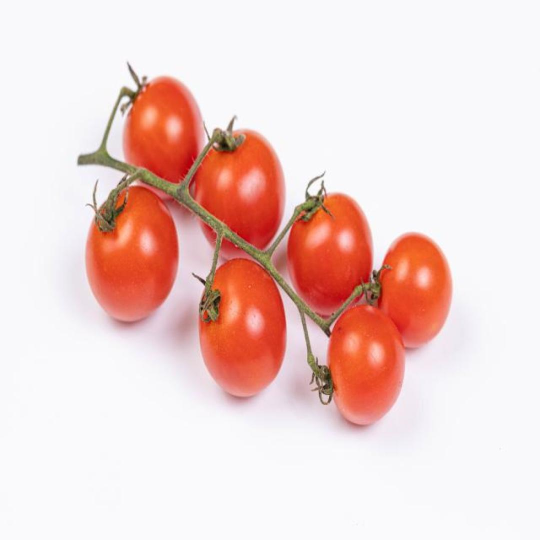
#> input picture dataset tomat/test/images/Tomat-106-_jpg.rf.a909de4efe8c9b8910e4a4a92a1027d0.jpg, 1080 x 1080 px (shown at 1/2 size)
$ python -i utama.py   (imports and definitions only)
#> lines starting #> are read from the running program, lines starting #| are printed output that depends on the picture; after the words box and inside, x2 and y2 are one past the last pixel; in counts of white or black regions, pixels touching at a corner belong together
#> further down, picture is the input picture: shape (1080, 1080, 3); mean B, G, R 207, 211.2, 239.2
import cv2
import numpy as np
import pickle
import time

# ============================================================
# KONFIGURASI
# ============================================================
MODEL_PATH = "model_c45.pkl"
INDEX_KAMERA = 1  # 1 = Kamera Eksternal (USB Webcam), 0 = Kamera Internal Laptop
NAMA_FITUR = ["MERAH", "KUNING", "HIJAU", "PUTIH", "HITAM"]
WARNA_FITUR_BGR = [
    (0, 0, 255),       # merah
    (0, 255, 255),     # kuning
    (0, 255, 0),       # hijau
    (255, 255, 255),   # putih
    (60, 60, 60)       # hitam
]
MAX_LANGKAH_TAMPIL = 7   # batasi langkah decision tree yang ditampilkan

# ============================================================
# EKSTRAKSI FITUR WARNA
# ============================================================
def ekstrak_fitur_frame(img):
    hsv = cv2.cvtColor(img, cv2.COLOR_BGR2HSV)
#> hsv: shape (1080, 1080, 3); mean H, S, V 97.2, 41.9, 240.7
    total_pixel = hsv.shape[0] * hsv.shape[1]
#> total_pixel = 1166400

    # Mask untuk masing-masing warna
    merah1 = cv2.inRange(hsv, np.array([0, 50, 50]), np.array([10, 255, 255]))
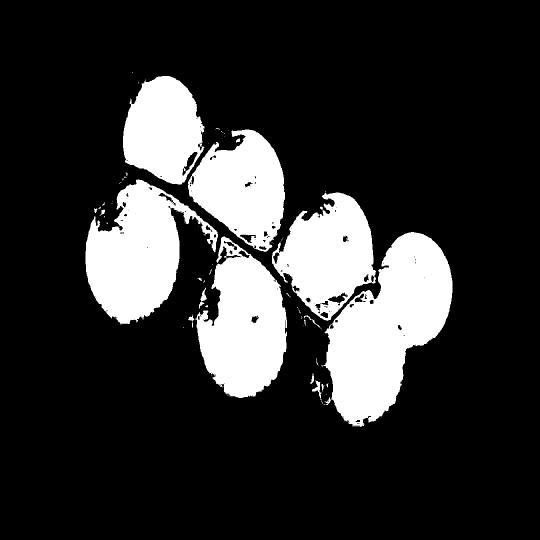
#> merah1: shape (1080, 1080) (shown at 1/2 size); 19.1% white; 88 white regions (70 under 20 px), largest, box (x1, y1, x2, y2) and area: (642, 464, 905, 854) 56218, (171, 359, 436, 649) 40214, (391, 473, 574, 796) 38130
    merah2 = cv2.inRange(hsv, np.array([170, 50, 50]), np.array([180, 255, 255]))
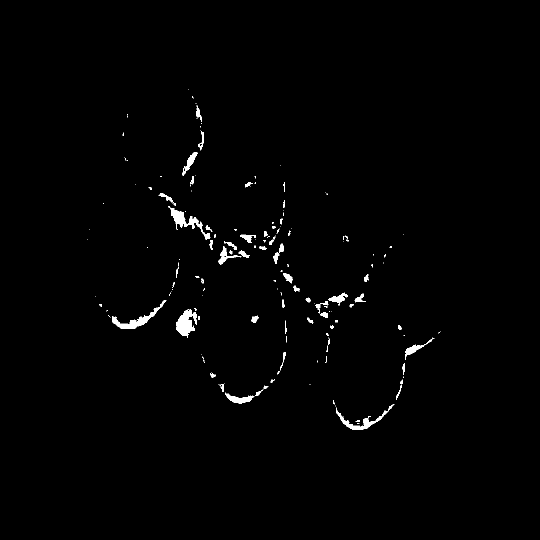
#> merah2: shape (1080, 1080) (shown at 1/2 size); 0.99% white; 177 white regions (110 under 20 px), largest, box (x1, y1, x2, y2) and area: (352, 618, 394, 675) 1384, (224, 600, 333, 658) 1202, (337, 412, 421, 480) 1184
    mask_merah = cv2.bitwise_or(merah1, merah2)
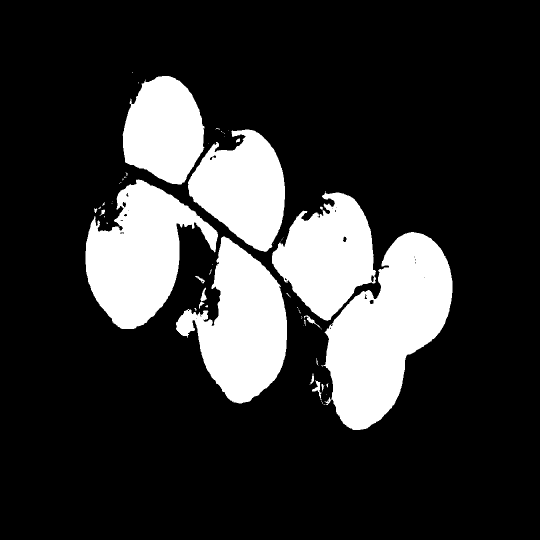
#> mask_merah: shape (1080, 1080) (shown at 1/2 size); 20.1% white; 64 white regions (46 under 20 px), largest, box (x1, y1, x2, y2) and area: (642, 464, 905, 860) 58292, (171, 359, 436, 658) 43104, (352, 473, 574, 807) 41588

    mask_kuning = cv2.inRange(hsv, np.array([20, 50, 50]), np.array([30, 255, 255]))
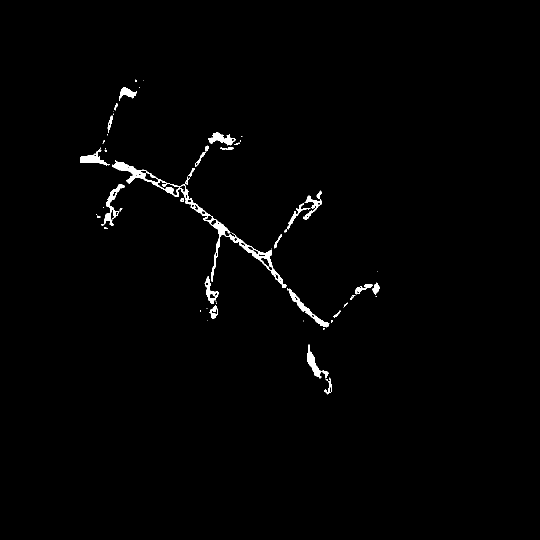
#> mask_kuning: shape (1080, 1080) (shown at 1/2 size); 1.1% white; 62 white regions (33 under 20 px), largest, box (x1, y1, x2, y2) and area: (224, 321, 573, 576) 4652, (574, 577, 659, 655) 926, (203, 368, 249, 452) 879
    mask_hijau  = cv2.inRange(hsv, np.array([40, 50, 50]), np.array([70, 255, 255]))
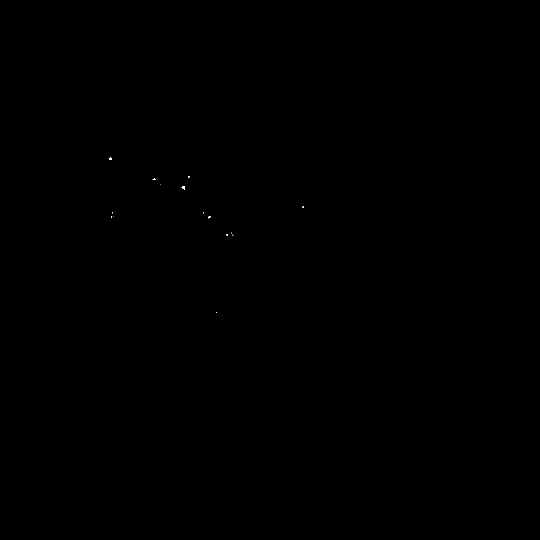
#> mask_hijau: shape (1080, 1080) (shown at 1/2 size); 0.01% white in thin lines or dots, all inside (x1, y1, x2, y2) = (218, 314, 608, 626)
    mask_putih  = cv2.inRange(hsv, np.array([0, 0, 200]), np.array([180, 30, 255]))
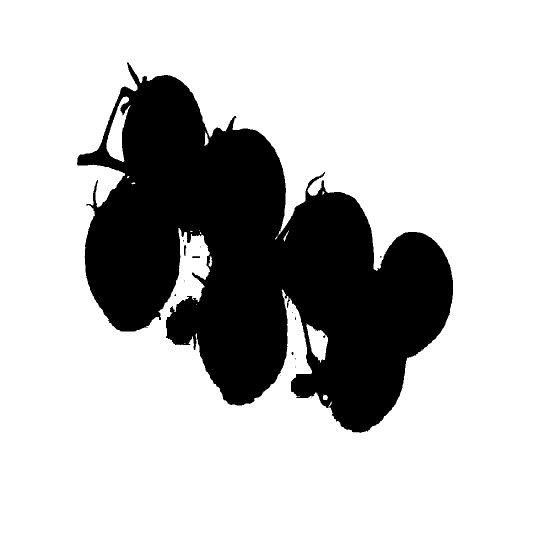
#> mask_putih: shape (1080, 1080) (shown at 1/2 size); 75.8% white; 16 black regions (13 under 20 px), largest, box (x1, y1, x2, y2) and area: (154, 124, 906, 866) 281701, (368, 490, 373, 512) 68, (384, 512, 400, 516) 54
    mask_hitam  = cv2.inRange(hsv, np.array([0, 0, 0]), np.array([180, 255, 30]))
#> mask_hitam: shape (1080, 1080); 0% white; 8 white regions (7 under 20 px), largest, box (x1, y1, x2, y2) and area: (445, 287, 452, 294) 31

    # Hitung persentase
    merah  = cv2.countNonZero(mask_merah)  / total_pixel * 100
#> merah = 20.07
    kuning = cv2.countNonZero(mask_kuning) / total_pixel * 100
#> kuning = 1.07
    hijau  = cv2.countNonZero(mask_hijau)  / total_pixel * 100
#> hijau = 0.0111
    putih  = cv2.countNonZero(mask_putih)  / total_pixel * 100
#> putih = 75.83
    hitam  = cv2.countNonZero(mask_hitam)  / total_pixel * 100
#> hitam = 0.0042

    return [merah, kuning, hijau, putih, hitam]

# ============================================================
# TELUSURI DECISION TREE
# ============================================================
# [163 lines left out: functions telusuri_tree, gambar_pie_chart, tampilkan, not called in this run]

# ============================================================
# MAIN
# ============================================================
# [56 lines not run here, left out]

>>> import cv2
>>> picture = cv2.imread('dataset tomat/test/images/Tomat-106-_jpg.rf.a909de4efe8c9b8910e4a4a92a1027d0.jpg')
>>> result = ekstrak_fitur_frame(picture)
#> result = [20.07, 1.07, 0.0111, 75.83, 0.0042]
